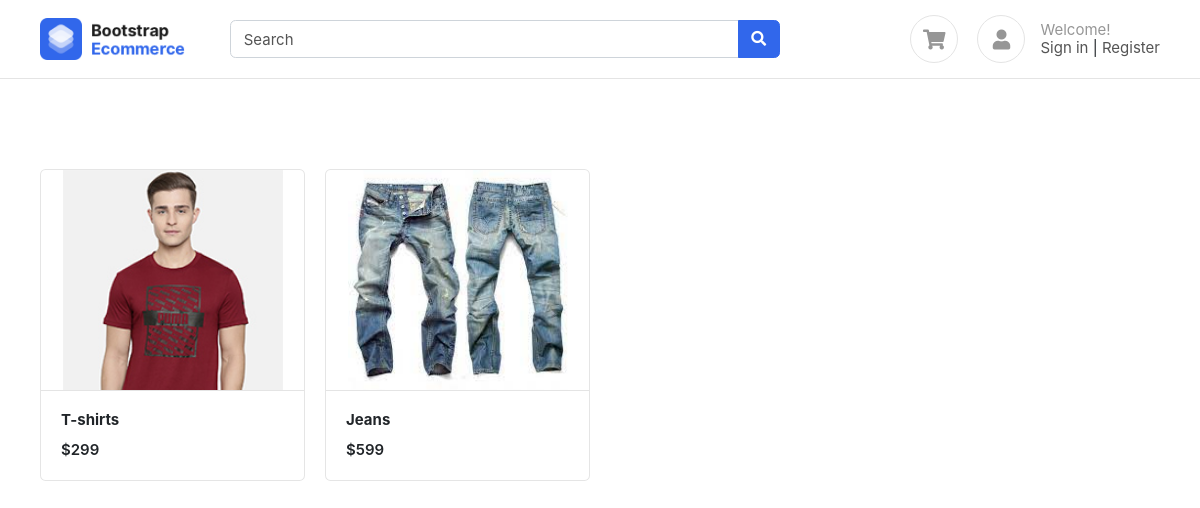
Page /homepage/ on the committed database.
### products/models.py (models this page shows, shortened)
class Product(BaseModel):
    product_name = models.CharField(max_length=100)
    slug = models.SlugField(unique=True, null=True, blank=True)
    category = models.ForeignKey(Category, on_delete=models.CASCADE, related_name='products')
    price = models.IntegerField()
    product_description = models.TextField()
    color_varient = models.ManyToManyField(ColorVariant, blank=True)
    size_varient = models.ManyToManyField(SizeVariant, blank=True)

class ProductImage(BaseModel):
    product = models.ForeignKey(Product, on_delete=models.CASCADE, related_name='product_images')
    image = models.ImageField(upload_to='Files\Product')

### home/views.py (the view)
# urls.py: path('homepage/', views.homepage, name='homepage')
def homepage(request):
    context = {'products' : Product.objects.all() }
    return render(request, 'home/homepage.html', context)

### templates/home/homepage.html
{% extends "base/base.html" %}
{% block start %}
<div class="container mt-5 pt-5">
    <div class="row">
        {% for product in products %}
        <div class="col-md-3">
            <figure class="card card-product-grid">
                <div class="img-wrap"> <img src= {{product.product_images.first.image.url}} > </div>
                <figcaption class="info-wrap border-top">
                    <a href=" {% url 'get_product' product.slug %} " class="title"><b>{{ product.product_name }}</b></a>
                    <div class="price mt-2">${{product.price}}</div>
                </figcaption>
            </figure>
        </div>
        {% endfor %}
    </div>
    </div>
{% endblock start %}

### static/assets/css/ui.css (style rules this page uses)
html { font-family: 'Inter', sans-serif; font-size: 15px; }
.img-wrap { text-align: center; display: block; }
.img-wrap img { max-width: 100%; }
figure { margin-bottom: 0; }
.card .title { color: #212529; }
[class*='card-product'] a.title { color: #212529; display: block; }
[class*='card-product'] .img-wrap { overflow: hidden; position: relative; }
[class*='card-product'] .img-wrap img { height: 100%; max-width: 100%; width: auto; display: inline-block; object-fit: cover; }
.card-product-grid { margin-bottom: 20px; }
.card-product-grid .img-wrap { border-radius: 0.2rem 0.2rem 0 0; height: 220px; }
.card-product-grid .info-wrap { overflow: hidden; padding: 18px 20px; }
.card .img-wrap { overflow: hidden; }
.price { font-weight: 600; color: #212529; }

### rows in the picture
Product: product_images.first.image (picture), product_name "T-shirts", price "299"
Product: product_images.first.image (picture), product_name "Jeans", price "599"
